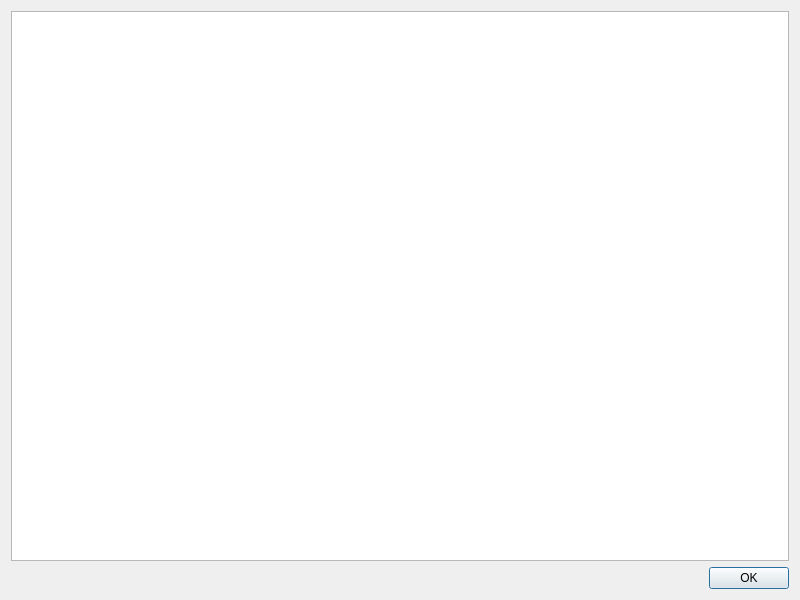
<?xml version="1.0" encoding="UTF-8"?>
<ui version="4.0">
 <class>ReportDataVisualizerDialog</class>
 <widget class="QDialog" name="ReportDataVisualizerDialog">
  <property name="geometry">
   <rect>
    <x>0</x>
    <y>0</y>
    <width>800</width>
    <height>600</height>
   </rect>
  </property>
  <property name="windowTitle">
   <string>Script Report</string>
  </property>
  <property name="windowIcon">
   <iconset resource="engine.qrc">
    <normaloff>:/engine/images/report.png</normaloff>:/engine/images/report.png</iconset>
  </property>
  <layout class="QVBoxLayout" name="verticalLayout">
   <item>
    <widget class="QTextBrowser" name="textBrowser">
     <property name="lineWrapMode">
      <enum>QTextEdit::NoWrap</enum>
     </property>
     <property name="html">
      <string notr="true">&lt;!DOCTYPE HTML PUBLIC &quot;-//W3C//DTD HTML 4.0//EN&quot; &quot;http://www.w3.org/TR/REC-html40/strict.dtd&quot;&gt;
&lt;html&gt;&lt;head&gt;&lt;meta name=&quot;qrichtext&quot; content=&quot;1&quot; /&gt;&lt;style type=&quot;text/css&quot;&gt;
p, li { white-space: pre-wrap; }
&lt;/style&gt;&lt;/head&gt;&lt;body style=&quot; font-family:'Sans Serif'; font-size:9pt; font-weight:400; font-style:normal;&quot;&gt;
&lt;p style=&quot;-qt-paragraph-type:empty; margin-top:0px; margin-bottom:0px; margin-left:0px; margin-right:0px; -qt-block-indent:0; text-indent:0px;&quot;&gt;&lt;br /&gt;&lt;/p&gt;&lt;/body&gt;&lt;/html&gt;</string>
     </property>
     <property name="placeholderText">
      <string notr="true"/>
     </property>
    </widget>
   </item>
   <item>
    <widget class="QDialogButtonBox" name="buttonBox">
     <property name="orientation">
      <enum>Qt::Horizontal</enum>
     </property>
     <property name="standardButtons">
      <set>QDialogButtonBox::Ok</set>
     </property>
    </widget>
   </item>
  </layout>
 </widget>
 <resources>
  <include location="engine.qrc"/>
 </resources>
 <connections>
  <connection>
   <sender>buttonBox</sender>
   <signal>accepted()</signal>
   <receiver>ReportDataVisualizerDialog</receiver>
   <slot>accept()</slot>
   <hints>
    <hint type="sourcelabel">
     <x>248</x>
     <y>254</y>
    </hint>
    <hint type="destinationlabel">
     <x>157</x>
     <y>274</y>
    </hint>
   </hints>
  </connection>
  <connection>
   <sender>buttonBox</sender>
   <signal>rejected()</signal>
   <receiver>ReportDataVisualizerDialog</receiver>
   <slot>reject()</slot>
   <hints>
    <hint type="sourcelabel">
     <x>316</x>
     <y>260</y>
    </hint>
    <hint type="destinationlabel">
     <x>286</x>
     <y>274</y>
    </hint>
   </hints>
  </connection>
 </connections>
</ui>
